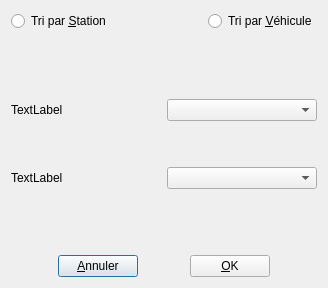
<?xml version="1.0" encoding="UTF-8"?>
<ui version="4.0">
 <class>UniRequest</class>
 <widget class="QDialog" name="UniRequest">
  <property name="geometry">
   <rect>
    <x>0</x>
    <y>0</y>
    <width>328</width>
    <height>288</height>
   </rect>
  </property>
  <property name="windowTitle">
   <string>Dialog</string>
  </property>
  <layout class="QHBoxLayout" name="horizontalLayout_5">
   <item>
    <layout class="QVBoxLayout" name="verticalLayout_4">
     <item>
      <layout class="QVBoxLayout" name="verticalLayout_3">
       <item>
        <layout class="QHBoxLayout" name="horizontalLayout_4">
         <item>
          <widget class="QRadioButton" name="radioSortStation">
           <property name="text">
            <string>Tri par &amp;Station</string>
           </property>
          </widget>
         </item>
         <item>
          <spacer name="horizontalSpacer_4">
           <property name="orientation">
            <enum>Qt::Horizontal</enum>
           </property>
           <property name="sizeHint" stdset="0">
            <size>
             <width>40</width>
             <height>20</height>
            </size>
           </property>
          </spacer>
         </item>
         <item>
          <widget class="QRadioButton" name="radioSortVehicule">
           <property name="text">
            <string>Tri par &amp;Véhicule</string>
           </property>
          </widget>
         </item>
        </layout>
       </item>
       <item>
        <spacer name="verticalSpacer_3">
         <property name="orientation">
          <enum>Qt::Vertical</enum>
         </property>
         <property name="sizeHint" stdset="0">
          <size>
           <width>20</width>
           <height>40</height>
          </size>
         </property>
        </spacer>
       </item>
      </layout>
     </item>
     <item>
      <layout class="QVBoxLayout" name="verticalLayout_2">
       <item>
        <layout class="QHBoxLayout" name="horizontalLayout_3">
         <item>
          <widget class="QLabel" name="labelFirstChoice">
           <property name="text">
            <string>TextLabel</string>
           </property>
           <property name="buddy">
            <cstring>comboFirstChoice</cstring>
           </property>
          </widget>
         </item>
         <item>
          <widget class="QComboBox" name="comboFirstChoice"/>
         </item>
        </layout>
       </item>
       <item>
        <spacer name="verticalSpacer_2">
         <property name="orientation">
          <enum>Qt::Vertical</enum>
         </property>
         <property name="sizeHint" stdset="0">
          <size>
           <width>20</width>
           <height>40</height>
          </size>
         </property>
        </spacer>
       </item>
       <item>
        <layout class="QHBoxLayout" name="horizontalLayout_2">
         <item>
          <widget class="QLabel" name="labelLastChoice">
           <property name="text">
            <string>TextLabel</string>
           </property>
           <property name="buddy">
            <cstring>comboLastChoice</cstring>
           </property>
          </widget>
         </item>
         <item>
          <widget class="QComboBox" name="comboLastChoice"/>
         </item>
        </layout>
       </item>
      </layout>
     </item>
     <item>
      <layout class="QVBoxLayout" name="verticalLayout">
       <item>
        <spacer name="verticalSpacer">
         <property name="orientation">
          <enum>Qt::Vertical</enum>
         </property>
         <property name="sizeHint" stdset="0">
          <size>
           <width>20</width>
           <height>40</height>
          </size>
         </property>
        </spacer>
       </item>
       <item>
        <layout class="QHBoxLayout" name="horizontalLayout">
         <item>
          <spacer name="horizontalSpacer">
           <property name="orientation">
            <enum>Qt::Horizontal</enum>
           </property>
           <property name="sizeHint" stdset="0">
            <size>
             <width>40</width>
             <height>20</height>
            </size>
           </property>
          </spacer>
         </item>
         <item>
          <widget class="QPushButton" name="pushCancel">
           <property name="text">
            <string>&amp;Annuler</string>
           </property>
          </widget>
         </item>
         <item>
          <spacer name="horizontalSpacer_2">
           <property name="orientation">
            <enum>Qt::Horizontal</enum>
           </property>
           <property name="sizeHint" stdset="0">
            <size>
             <width>40</width>
             <height>20</height>
            </size>
           </property>
          </spacer>
         </item>
         <item>
          <widget class="QPushButton" name="pushOK">
           <property name="text">
            <string>&amp;OK</string>
           </property>
          </widget>
         </item>
         <item>
          <spacer name="horizontalSpacer_3">
           <property name="orientation">
            <enum>Qt::Horizontal</enum>
           </property>
           <property name="sizeHint" stdset="0">
            <size>
             <width>40</width>
             <height>20</height>
            </size>
           </property>
          </spacer>
         </item>
        </layout>
       </item>
      </layout>
     </item>
    </layout>
   </item>
  </layout>
 </widget>
 <resources/>
 <connections/>
</ui>
